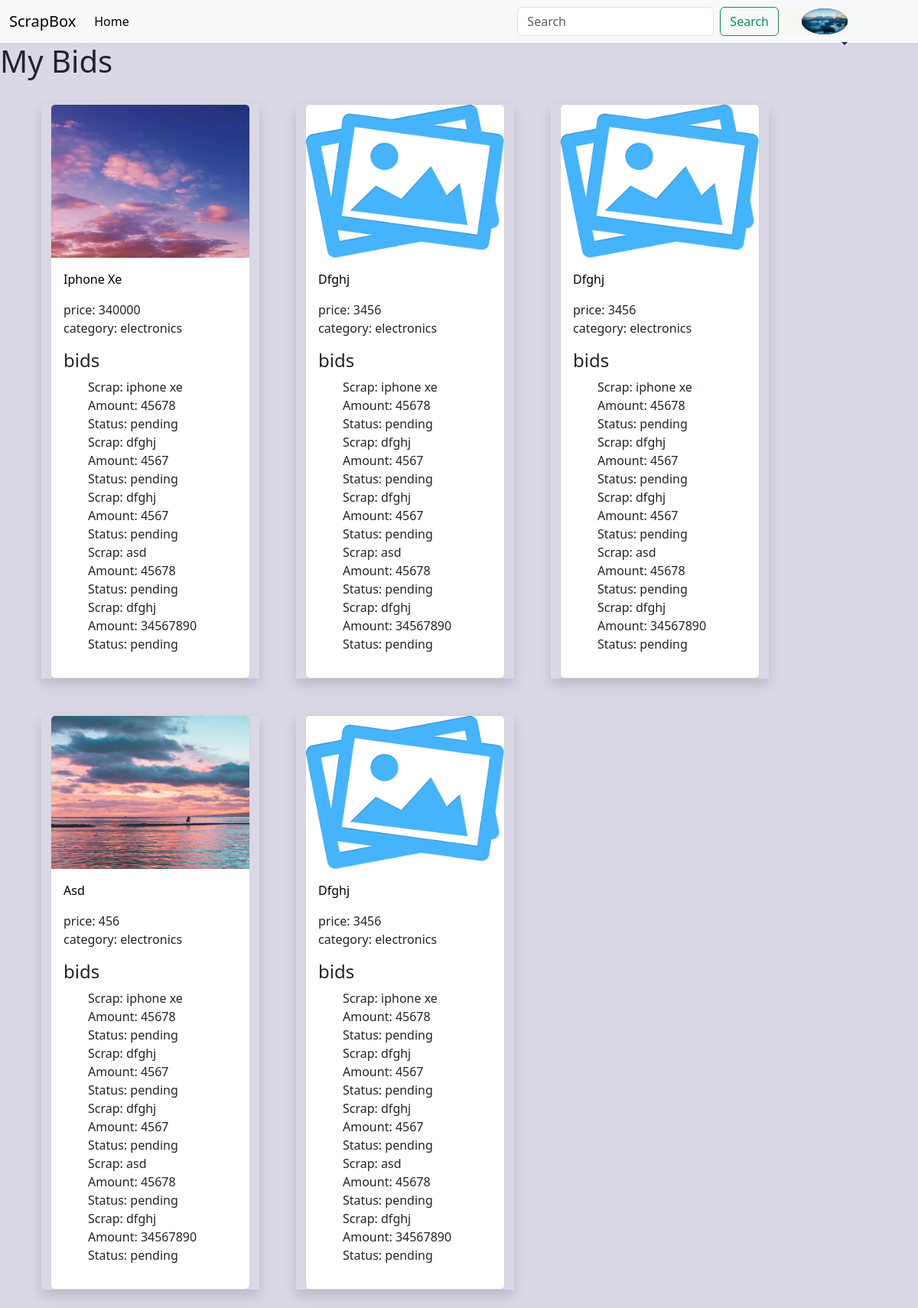
Screenshot of /user_bids/ (signed in) with the database file from the repository.
### scrapbox/models.py (models this page shows, shortened)
class UserProfile(models.Model):
    user=models.OneToOneField(User,on_delete=models.CASCADE,related_name="profile")
    address=models.CharField(max_length=200)
    phone=models.CharField(max_length=200)
    dob=models.DateField(null=True)
    bio=models.CharField(max_length=200)
    profile_pic=models.ImageField(null=True,upload_to="images\profile_img")

class Bids(models.Model):
    user=models.ForeignKey(User,on_delete=models.CASCADE,related_name="user_bid")
    scrap=models.ForeignKey(Scrap,on_delete=models.CASCADE,related_name="scrap_bid")
    amount=models.IntegerField()
    options=(
        ("pending","pending"),
        ("accept","accept"),
        ("reject","reject"),
    )
    status=models.CharField(max_length=200,choices=options,default="pending")

class Scrap(models.Model):
    user=models.ForeignKey(User,on_delete=models.CASCADE,related_name="user_srapbox")
    name=models.CharField(max_length=200)
    price=models.IntegerField()
    category=models.ForeignKey(Category,on_delete=models.CASCADE,related_name="category_scrapbox",null=True)
    condition=models.CharField(max_length=200)
    location=models.CharField(max_length=200)
    created_date=models.DateTimeField(auto_now_add=True,null=True)
    options=(
        ("available","available"),
        ("sold","sold"),
    )
    status=models.CharField(max_length=200,choices=options,default="available")
    scrap_pic=models.ImageField(upload_to="images\scrap_img",null=True)

class Category(models.Model):
    name=models.CharField(max_length=200)
    def __str__(self):
        return self.name

### scrapbox/views.py (the view)
# urls.py: path('user_bids/', views.UserBidsView.as_view(), name='user_bids'),
class UserBidsView(View):
    template_name = 'user_bids.html'
    def get(self, request, *args, **kwargs):
        user_bids = Bids.objects.filter(user=request.user)
        context = {
            'user_bids': user_bids,
        }
        return render(request, self.template_name, context)

### scrapbox/templates/user_bids.html
{%extends 'base_nav.html'%}
{%load static%}
{%block body_nav%}
<h1>My Bids</h1>
<div class="container">
    <div class="row ">
        {%for bid in user_bids%}
        <div class="col-3  m-4 shadow ">
            <div class="card pd">
                {%if bid.scrap.scrap_pic %}
                <a href="{%url 'scrap_details' bid.scrap.id %}"><img src="{{ bid.scrap.scrap_pic.url }}"
                        class="card-img-top imghig" alt="no img"></a>
                {%else%}
                <img src="{%static 'scrapbox1/images/no-image-icon-23492.png' %}" alt="">
                {%endif%}
                <div class="card-body">
                    <a class="in_h2" href="{%url 'scrap_details' bid.scrap.id %}">{{bid.scrap.name}}</a>
                    <p class="card-text">
                    <div>price: {{bid.scrap.price}}</div>
                    <div>category: {{bid.scrap.category}}</div>
                    </p>
                    <h4>bids</h4>
                    {% if user_bids %}
                    <ul>
                        {% for bid in user_bids %}
                        <li class="list1">
                            Scrap: {{ bid.scrap.name }} <br>
                            Amount: {{ bid.amount }} <br>
                            Status: {{ bid.status }} <br>
                        </li>
                        {% endfor %}
                    </ul>
                    {% else %}
                    <p>No bids found for this user.</p>
                    {% endif %}
                </div>
            </div>
        </div>
        {%endfor%}
    </div>
</div>
{%endblock%}

### scrapbox/templates/base_nav.html (shortened to what this page needs)
{%extends 'base.html'%}
{%block body%}
{%load static%}
<nav class="navbar navbar-expand-lg bg-body-tertiary">
    <div class="container-fluid">
      <a class="navbar-brand" href="{%url 'index' %}">ScrapBox</a>
      <div class="collapse navbar-collapse" id="navbarSupportedContent">
        <ul class="navbar-nav me-auto mb-2 mb-lg-0">
          <li class="nav-item">
            <a class="nav-link active" aria-current="page" href="#">Home</a>
          </li>
        </ul>
        <form class="d-flex" role="search">
          <input class="form-control me-2" type="search" placeholder="Search" aria-label="Search">
          <button class="btn btn-outline-success" type="submit">Search</button>
        </form>
        <li class="nav-item dropdown m">
          <a class="nav-link dropdown-toggle dd" href="#" role="button" data-bs-toggle="dropdown" aria-expanded="false">
            {%if request.user.profile.profile_pic%}
              <a href="{%url 'profile_details' request.user.profile.id %}"><img class="profile-small" src="{{request.user.profile.profile_pic.url}}" alt="Avatar"></a>
            {%else%}
              <img class="profile-small" src="{%static 'scrapbox1/images/no-image-icon-23492.png' %}" alt="Avatar">
            {%endif%}
          </a>
        </li>
      </div>
    </div>
</nav>
{%block body_nav%}
{%endblock body_nav%}
{%endblock%}

### scrapbox/static/scrapbox1/css/style.css (style rules this page uses)
.bgcolor { background-color: #dad8e6; height: 100vh; }
.imghig { width: 100%; height: 200px; }
.in_h2 { color: black; text-transform: capitalize; text-decoration: none; }
.card { position: relative; }
.profile-small { width: 60px; border-radius: 50%; background-color: rgb(68, 68, 68); }
.m { margin-right: 5rem; padding-left: 30px; list-style-type: none; size: 40px; background-color: rgb(246, 246, 243); }
.dd { position: absolute; top: 100%; right: 0; }
.list1 { list-style-type: none; }

### rows the page displays
Bids: scrap.scrap_pic (picture), scrap.name "Iphone Xe", scrap.price "340000", scrap.category "electronics", scrap.name "iphone xe", amount "45678", status "pending"
Bids: scrap.name "dfghj", amount "4567", status "pending", scrap.scrap_pic (placeholder picture), scrap.name "Dfghj", scrap.price "3456", scrap.category "electronics"
Bids: scrap.name "dfghj", amount "4567", status "pending", scrap.scrap_pic (placeholder picture), scrap.name "Dfghj", scrap.price "3456", scrap.category "electronics"
Bids: scrap.name "asd", amount "45678", status "pending", scrap.scrap_pic (picture), scrap.name "Asd", scrap.price "456", scrap.category "electronics"
Bids: scrap.name "dfghj", amount "34567890", status "pending", scrap.scrap_pic (placeholder picture), scrap.name "Dfghj", scrap.price "3456", scrap.category "electronics"
